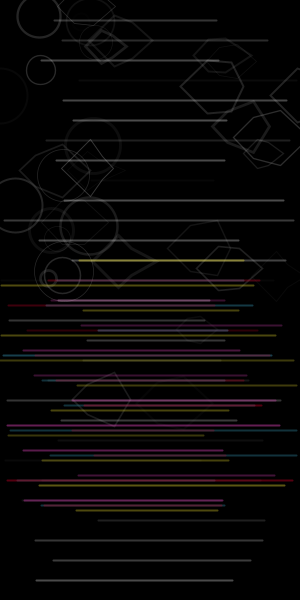
Frame 1 (no input)
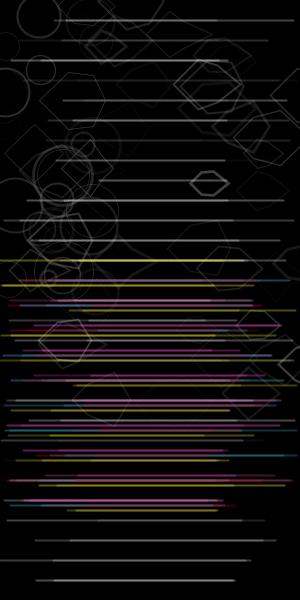
Frame 2 (the mouse pressed at the canvas centre, redrawn once)

The Processing sketch that drew these frames (run headless with seeded random() and noise(); the mouse was pressed at the canvas centre and the sketch redrawn once):

// Processing sketch: processing_24834
// ── processing_24834.pde


void setup()
{
  size(300,600);
  background(0);
  noLoop();
  smooth();
}

void draw()
{
  for(int q = 0; q < 18; q = q + 1)
  {
    float w = random(0,20);
    float x = random(0,280);
    float y = random(0,420);
    float z = random(10,30);
    float h = random(10,30);
    float i = random(10,30);
    float v = random(0.5,3);
    noFill();
    float o = random(30,100);
    float c = random(50,200);
    stroke(c,o);
    strokeWeight(v);
    beginShape();
      vertex(x, y);
      vertex(x+z, y-z);
      vertex(x+z+h, y-h);
      vertex(x+z+h+i, y);
      vertex(x+z+h, y+h);
      vertex(x+z, y+z);
    endShape(CLOSE);
  }
   for(int c = 0; c < 15; c = c + 1)
  {
    float t = random(0,100);
    float i = random(0.5,3);
    noFill();
    stroke(120,t);
    strokeWeight(i);
    float k = random(0,100);
    float j = random(0,300);
    float g = random(15,60);
    ellipse(k,j,g,g);
  }
  
  for(int q = 0; q < 3; q = q + 1)
  {
    float w = random(0,20);
    float x = random(0,300);
    float y = random(0,200);
    float z = random(10,30);
    float h = random(10,30);
    float i = random(10,30);
    float v = random(0.5,3);
    noFill();
    float o = random(30,100);
    float c = random(50,200);
    stroke(c,o);
    strokeWeight(v);
    beginShape();
      vertex(x, y);
      vertex(x+z, y-z);
      vertex(x+z+h, y-h);
      vertex(x+z+h+i, y);
      vertex(x+z+h, y+h);
      vertex(x+z, y+z);
    endShape(CLOSE);
  }
  
  for(float b = 20; b < 600; b = b + 20)
  {
    float s = random(0,100);
    float e = random(200,300);
    float o = random(0,80);
    
    stroke(255,o);
    strokeWeight(2);
    line(s,b,e,b);
  }
   for(float b = 300; b < 520; b = b + 25)
  {
    float s = random(0,100);
    float e = random(200,300);
    float t = random(50,100);
    
    stroke(255,76,214,t);
    strokeWeight(2);
    line(s,b,e,b);
  }
  for(float b = 280; b < 520; b = b + 25)
  {
    float s = random(0,100);
    float e = random(200,300);
    float t = random(50,100);
    
    stroke(63,176,210,t);
    strokeWeight(2);
    line(s,b,e,b);
  }
   for(float b = 260; b < 520; b = b + 25)
  {
    float s = random(0,100);
    float e = random(200,300);
    float t = random(50,100);
    
    stroke(252,237,48,t);
    strokeWeight(2);
    line(s,b,e,b);
  
  }
 for(float b = 280; b < 520; b = b + 25)
  {
    float s = random(0,100);
    float e = random(200,300);
    float t = random(50,100);
    
    stroke(223,1,42,t);
    strokeWeight(2);
    line(s,b,e,b);
  }
}  
